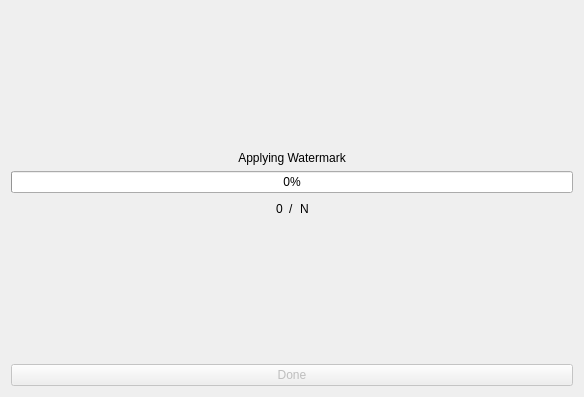
<?xml version="1.0" encoding="UTF-8"?>
<ui version="4.0">
 <class>Dialog</class>
 <widget class="QDialog" name="Dialog">
  <property name="geometry">
   <rect>
    <x>0</x>
    <y>0</y>
    <width>584</width>
    <height>397</height>
   </rect>
  </property>
  <property name="windowTitle">
   <string>Dialog</string>
  </property>
  <layout class="QVBoxLayout" name="verticalLayout">
   <item>
    <spacer name="verticalSpacer">
     <property name="orientation">
      <enum>Qt::Vertical</enum>
     </property>
     <property name="sizeHint" stdset="0">
      <size>
       <width>20</width>
       <height>40</height>
      </size>
     </property>
    </spacer>
   </item>
   <item>
    <widget class="QLabel" name="statusLabel">
     <property name="text">
      <string>Applying Watermark</string>
     </property>
     <property name="alignment">
      <set>Qt::AlignCenter</set>
     </property>
    </widget>
   </item>
   <item>
    <widget class="QProgressBar" name="itemProgress">
     <property name="value">
      <number>0</number>
     </property>
    </widget>
   </item>
   <item>
    <layout class="QHBoxLayout" name="horizontalLayout">
     <item>
      <spacer name="horizontalSpacer">
       <property name="orientation">
        <enum>Qt::Horizontal</enum>
       </property>
       <property name="sizeHint" stdset="0">
        <size>
         <width>40</width>
         <height>20</height>
        </size>
       </property>
      </spacer>
     </item>
     <item>
      <widget class="QLabel" name="completedItems">
       <property name="text">
        <string>0</string>
       </property>
      </widget>
     </item>
     <item>
      <widget class="QLabel" name="label_3">
       <property name="sizePolicy">
        <sizepolicy hsizetype="Minimum" vsizetype="Minimum">
         <horstretch>0</horstretch>
         <verstretch>0</verstretch>
        </sizepolicy>
       </property>
       <property name="text">
        <string>/</string>
       </property>
      </widget>
     </item>
     <item>
      <widget class="QLabel" name="totalItems">
       <property name="sizePolicy">
        <sizepolicy hsizetype="Minimum" vsizetype="Preferred">
         <horstretch>0</horstretch>
         <verstretch>0</verstretch>
        </sizepolicy>
       </property>
       <property name="text">
        <string>N</string>
       </property>
      </widget>
     </item>
     <item>
      <spacer name="horizontalSpacer_2">
       <property name="orientation">
        <enum>Qt::Horizontal</enum>
       </property>
       <property name="sizeHint" stdset="0">
        <size>
         <width>40</width>
         <height>20</height>
        </size>
       </property>
      </spacer>
     </item>
    </layout>
   </item>
   <item>
    <spacer name="verticalSpacer_2">
     <property name="orientation">
      <enum>Qt::Vertical</enum>
     </property>
     <property name="sizeHint" stdset="0">
      <size>
       <width>20</width>
       <height>40</height>
      </size>
     </property>
    </spacer>
   </item>
   <item>
    <widget class="QPushButton" name="doneButton">
     <property name="enabled">
      <bool>false</bool>
     </property>
     <property name="text">
      <string>Done</string>
     </property>
    </widget>
   </item>
  </layout>
 </widget>
 <resources/>
 <connections/>
</ui>
